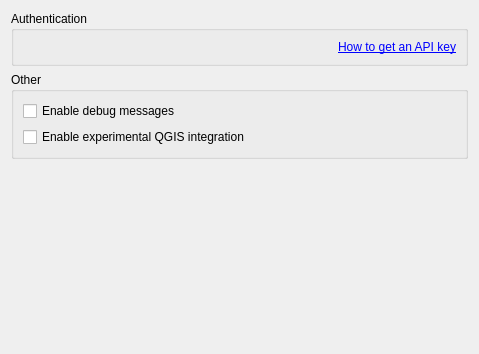
<?xml version="1.0" encoding="UTF-8"?>
<ui version="4.0">
 <class>NextgisToolboxSettingsPageBase</class>
 <widget class="QWidget" name="NextgisToolboxSettingsPageBase">
  <property name="geometry">
   <rect>
    <x>0</x>
    <y>0</y>
    <width>479</width>
    <height>354</height>
   </rect>
  </property>
  <property name="windowTitle">
   <string>Form</string>
  </property>
  <layout class="QVBoxLayout" name="verticalLayout">
   <item>
    <widget class="QGroupBox" name="nextgis_toolbox_token_group_box">
     <property name="sizePolicy">
      <sizepolicy hsizetype="Preferred" vsizetype="Fixed">
       <horstretch>0</horstretch>
       <verstretch>0</verstretch>
      </sizepolicy>
     </property>
     <property name="title">
      <string>Authentication</string>
     </property>
     <layout class="QVBoxLayout" name="authentication_layout">
      <item>
       <widget class="QLabel" name="toolbox_token_documentation_label">
        <property name="sizePolicy">
         <sizepolicy hsizetype="Expanding" vsizetype="Preferred">
          <horstretch>0</horstretch>
          <verstretch>0</verstretch>
         </sizepolicy>
        </property>
        <property name="text">
         <string>&lt;a href=&quot;https://docs.nextgis.com/docs_ngqgis/source/toolbox.html#api-key&quot;&gt;How to get an API key&lt;/a&gt;</string>
        </property>
        <property name="alignment">
         <set>Qt::AlignRight|Qt::AlignTrailing|Qt::AlignVCenter</set>
        </property>
        <property name="openExternalLinks">
         <bool>true</bool>
        </property>
       </widget>
      </item>
     </layout>
    </widget>
   </item>
   <item>
    <widget class="QGroupBox" name="other_group">
     <property name="title">
      <string>Other</string>
     </property>
     <layout class="QVBoxLayout" name="verticalLayout_4">
      <item>
       <widget class="QCheckBox" name="debug_checkbox">
        <property name="text">
         <string>Enable debug messages</string>
        </property>
       </widget>
      </item>
        <item>
         <widget class="QCheckBox" name="experimental_qgis_integration_checkbox">
          <property name="text">
           <string>Enable experimental QGIS integration</string>
          </property>
         </widget>
        </item>
     </layout>
    </widget>
   </item>
   <item>
    <spacer name="verticalSpacer">
     <property name="orientation">
      <enum>Qt::Vertical</enum>
     </property>
     <property name="sizeHint" stdset="0">
      <size>
       <width>20</width>
       <height>40</height>
      </size>
     </property>
    </spacer>
   </item>
  </layout>
 </widget>
 <resources/>
 <connections/>
</ui>
